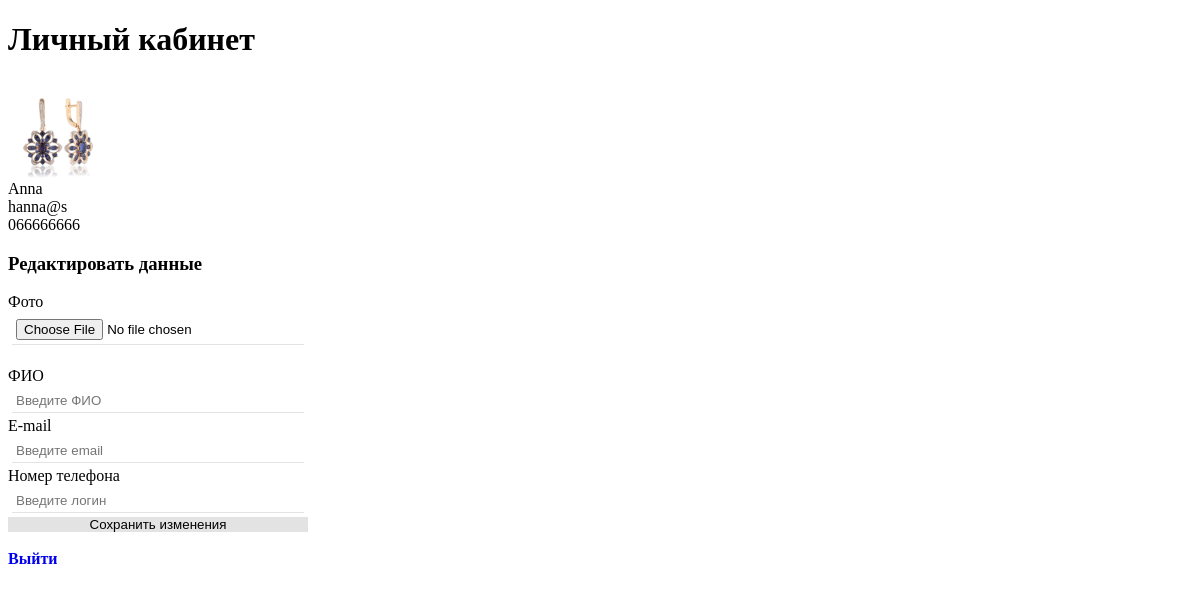
Screenshot of /lk.php (signed in) with the database file from the repository.
### tables this page shows
CREATE TABLE `user` (
  `id` int(11) NOT NULL,
  `login` varchar(20) NOT NULL,
  `password` varchar(32) NOT NULL,
  `full_name` varchar(150) NOT NULL,
  `email` varchar(100) NOT NULL,
  `phone` varchar(20) DEFAULT NULL,
  `ava` varchar(100) DEFAULT NULL,
  `admin` int(1) NOT NULL DEFAULT '0',
  `ban` int(1) NOT NULL DEFAULT '0'
);

### lk.php (the view, shortened to what this page needs)
<?php
require_once	'connect.php';
if($_SESSION['user']['ban']>0){
  echo  'Для  уточнения информации  свяжитесь с нами';}
  else{
    $sql = mysqli_query($connect, "SELECT `id`, `full_name`, `email`, `phone`, `ava` FROM `user`  WHERE `id`={$_SESSION['user']['id']}");
    $up = mysqli_fetch_array($sql);
?>
<!DOCTYPE html>
<html lang="ru">
<head>
<link href="css/style.css" rel="stylesheet">
</head>
<body>
<div class="container">
    <div class="container__lk">
    <h1>Личный  кабинет</h1>
    <form action="lkup.php"  method="POST"	enctype="multipart/form-data">
    <img src="<?=$up['ava']?>" width="100" alt="">
    <p><?= $up['full_name']?></p>
    <p><?= $up['email']?></p>
    <p><?= $up['phone']?></p>
    <h3>Редактировать данные</h3></h3>
    <p>Фото</p>
    <input class="input"  name="ava" type="file" placeholder="Выберите	файл"><br>
       <p>ФИО  </p>
      <input class="input"  name="full_name"    type="text" placeholder="Введите ФИО" >
      <p>E-mail     </p>
       <input class="input"  name="email"    type="email"   placeholder="Введите email">
       <p>Номер	телефона</p>
    <input class="input"  name="phone"    type="text" placeholder="Введите логин">
      <button>Сохранить	изменения</button><br>
      <?php
  }
        ?>
      <a href="exit.php">Выйти</a>
    </form>
    </div>
    </div>
</body>
</html>

### css/style.css (style rules this page uses)
* { box-sizing: border-box; }
body { align-items: center; }
form { margin: 0; padding: 0; display: flex; flex-direction: column; justify-content: center; width: 300px; }
a { font-weight: bold; text-decoration: none; }
p { margin: 0; }
input { margin:4px; padding:4px; border: unset; border-bottom: 1px solid #e3e3e3; }
button { padding: 0px; background: #e3e3e3; border: unset; cursor: pointer; }

### rows the page displays
user: ava (picture), full_name "Anna", email "hanna@s", phone "066666666"
